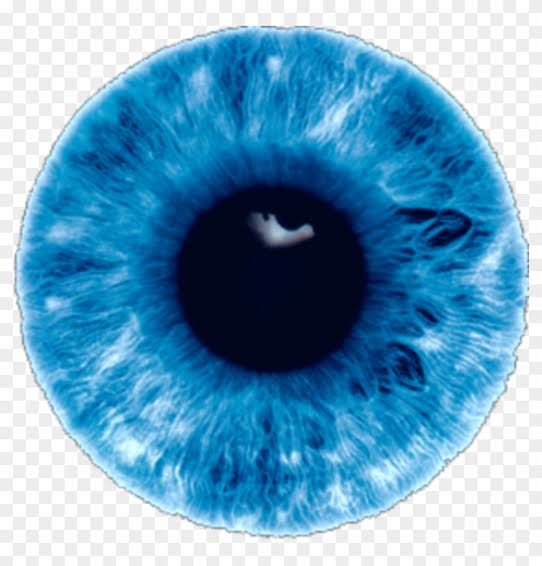
#> input picture glasses_with_ai/eyes.png, 542 x 566 px
$ python glasses.py
#> lines starting #> are read from the running program, lines starting #| are printed output that depends on the picture; after the words box and inside, x2 and y2 are one past the last pixel; in counts of white or black regions, pixels touching at a corner belong together
import cv2
from itertools import count

face_cascade = cv2.CascadeClassifier('haarcascade_frontalface_default.xml')
eye_cascade = cv2. CascadeClassifier('haarcascade_eye.xml')

imgGlasses = cv2.imread('eyes.png')
#> imgGlasses is the input picture: shape (566, 542, 3); mean B, G, R 192.7, 160, 104.7

if imgGlasses is None:
    exit("Could not open the image")

if face_cascade.empty():
    exit("Missing: haarcascade_frontalface_default.xml")

if eye_cascade.empty():
    exit("Missing : haarcascade_eye.xml")

imgGlassesGray = cv2.cvtColor(imgGlasses, cv2.COLOR_BGR2GRAY)
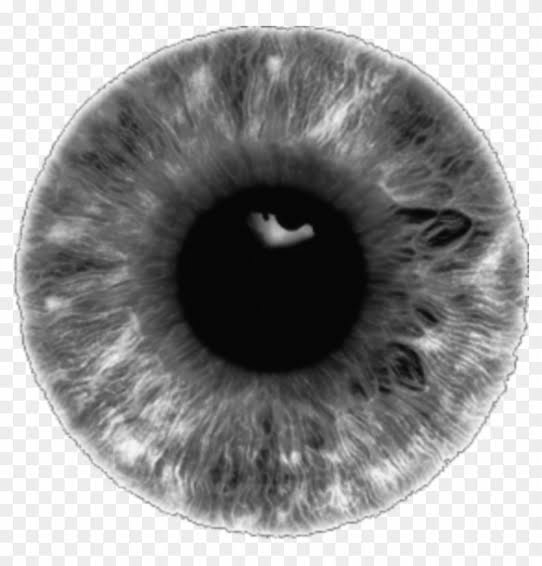
#> imgGlassesGray: shape (566, 542); min 2, max 255, mean 147.2
ret, orig_mask = cv2.threshold(imgGlassesGray, 10, 255, cv2.THRESH_BINARY)
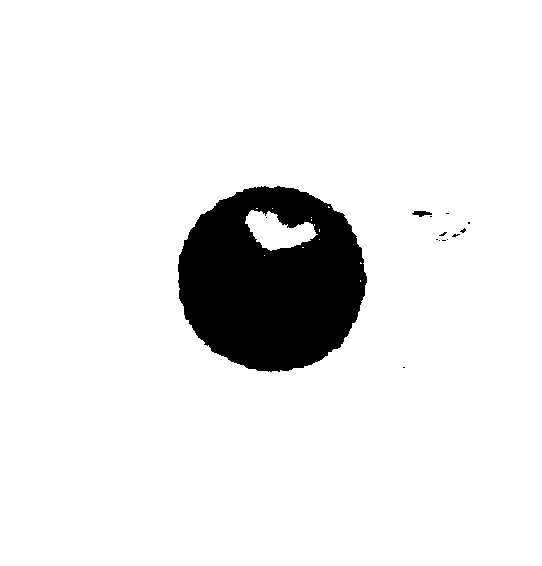
#> orig_mask: shape (566, 542); 91.6% white; 14 black regions (12 under 20 px), largest, box (x1, y1, x2, y2) and area: (178, 186, 367, 372) 25687, (412, 211, 432, 217) 75
orig_mask_inv = cv2.bitwise_not(orig_mask)

imgGlasses = imgGlasses[:,:,0:3]
origGlassesHeight, origGlassesWidth = imgGlasses.shape[:2]
#> origGlassesHeight = 566; origGlassesWidth = 542

video_capture = cv2.VideoCapture(0)

if not video_capture.isOpened():
    exit('The Camera is not opened')

counter = count(1)

while True:
    print("Iteration ", next(counter))
    ret, frame = video_capture.read()
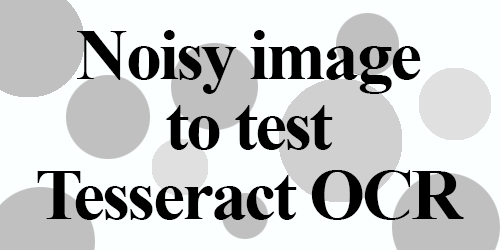
#> input picture ocr/image.png, 500 x 250 px, given in place of the camera
#> frame is the input picture: shape (250, 500, 3); mean B, G, R 201.1, 201.1, 199.6
    gray = cv2.cvtColor(frame, cv2.COLOR_BGR2GRAY)
    faces = face_cascade.detectMultiScale(gray, 1.3, 5)
#> faces = ()
    for (x,y,w,h) in faces:
        cv2.rectangle(frame,(x,y),(x+w,y+h), (255,0,0), 2)
        roi_gray = gray[y: y + h, x: x+w]
        roi_color = frame[y:y+h, x: x+w]
        eyes = eye_cascade.detectMultiScale(roi_gray)

        for (ex, ey, ew, eh) in eyes :
            cv2.rectangle(roi_color, (ex, ey), (ex+ew, ey+ eh), (0,255,0),2)
            print("EX: ", ex, " EY ", ey, " EW ", ew, " EH ", eh)

        for (ex, ey, ew, ew, eh) in eyes:
            glassesWidth = 3 *ew
            glassesHeight = glassesWidth * origGlassesHeight / origGlassesWidth

            x1 = ex - (glassesWidth/4)
            x2 = ex + ew + (glassesWidth/4)
            y1 = ey + eh - (glassesHeight/2)
            y2 = ey + eh + (glassesHeight/2)

            if x1 < 0:
                x1 = 0
            if y1 < 0:
                y1 = 0
            if x2 > w:
                x2 = w
            if y2 > h:
                y2 = h

            glassesWidth = x2 - x1
            glassesHeight = y2 - y1

            glasses = cv2.resize(imgGlasses, (glassesWidth, glassesHeight), interpolation = cv2. INTER_AREA)
            mask = cv2.resize(orig_mask, (glassesWidth, glassesHeight), interpolation = cv2.INTER_AREA)
            mask_inv = cv2.resize(orig_mask_inv, (glassesWidth, glassesHeight), interpolation = cv2.INTER_AREA)

            roi = roi_color[y1:y2, x1:x2]
            roi_bg = cv2.bitwise_and(roi, ri, mask=mask_inv)
            roi_fg = cv2.bitwise_and(glasses, glasses, mask = mask)

            dst = cv2.add(roi_bg, roi_fg)

            roi_color[y1:y2, x1:x2] = dst

            cv2.imshow('Video', frame)
            cv2.waitKey()
            if cv2.waitKey(1) & 0xFF == ord('q'):
                break
#> this loop made 0 passes

video_capture.release()
cv2.distroyAllWindows()
